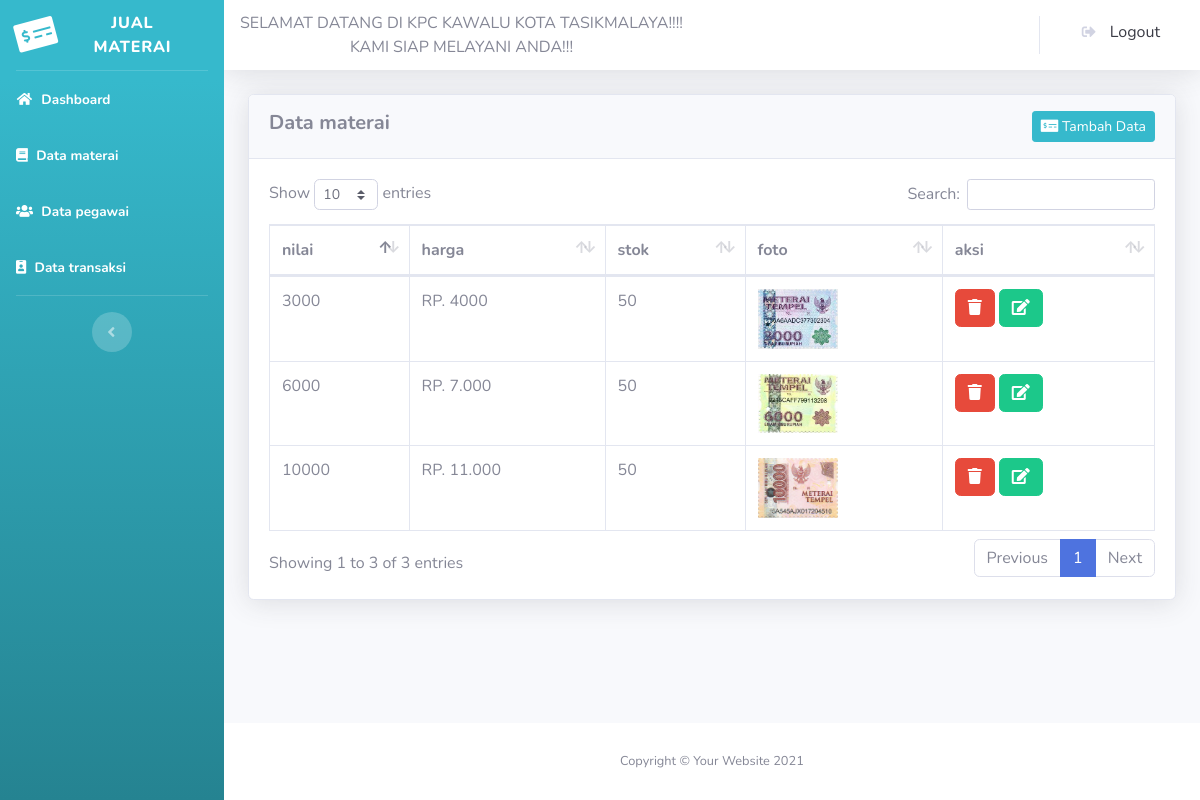
Page /index.php/materai on the committed database.
### tables this page shows
CREATE TABLE `materai` (
  `id` int(11) NOT NULL,
  `nilai` varchar(100) NOT NULL,
  `harga` varchar(150) NOT NULL,
  `stok` int(50) NOT NULL,
  `foto` varchar(500) NOT NULL
);

### application/controllers/materai.php (called while the page is built, shortened)
<?php
class Materai extends CI_Controller {
    public function __construct(){
        $this->load->model('M_materai');
    }
	public function index()
	{
        $data['materai'] = $this->M_materai->datamaterai();
		$this->load->view('template/header');
		$this->load->view('materai/data_materai',$data);
		$this->load->view('template/footer');
	}
}

### index.php (called while the page is built, shortened)
<?php
require_once BASEPATH.'core/CodeIgniter.php';

### application/models/M_materai.php (called while the page is built, shortened)
<?php
class M_materai extends CI_Model {
    function datamaterai()
    {
        return $this->db->get('materai')->result();
    }
}

### application/views/materai/data_materai.php (the view, shortened to what this page needs)
<!DOCTYPE html>
 <html lang="en">
 <head>
 </head>
 <body>
 <div class="container-fluid">
<div class="card shadow mb-4">
    <div class="card-header py-3">
        <h5 class="m-0 font-weight-bold text-black">Data materai
        <a href="<?=base_url('materai/tambah_data')?>"class="btn btn-sm
            btn-info  float-right">
                <i class="fas fa-money-check-alt"></i>
                 Tambah Data
            </a>
        </h5>
    </div>
    <div class="card-body">
        <div class="table-responsive">
            <table class="table table-bordered" id="dataTable" width="100%" cellspacing="0">
                <thead>
                    <tr>
                        <th>nilai</th>
                        <th>harga</th>
                        <th>stok</th>
                        <th>foto</th>
                        <th>aksi</th>
                    </tr>
                </thead>
                <tbody>
                    <?php foreach($materai as $mt): ?>
                    <tr>
                        <td><?=$mt->nilai?></td>
                        <td><?="RP. ".$mt->harga?></td>
                        <td><?=$mt->stok?></td>
                        <td><img src="<?= base_url('foto/').$mt->foto;?>"width="80px"></td>
                        <td>
                          <a href="<?=base_url("materai/hapus_materai/".$mt->id)?>" class="btn btn-danger"><i class="fa fa-trash"></i></a>
                          <a href="<?=base_url("materai/edit_materai/".$mt->id)?>" class="btn btn-success"><i class="fa fa-edit"></i></a>
                        </td>
                    </tr>
                    <?php endforeach; ?>
                </tbody>
            </table>
        </div>
    </div>
</div>
</div>
</body>
 </html>

### application/views/template/header.php (shortened to what this page needs)
<!DOCTYPE html>
<html lang="en">
<head>
    <link href="<?=base_url('template/')?>vendor/fontawesome-free/css/all.min.css" rel="stylesheet" type="text/css">
    <link href="<?=base_url('template/')?>css/sb-admin-2.min.css" rel="stylesheet">
    <link href="<?=base_url('template/')?>vendor/datatables/dataTables.bootstrap4.min.css" rel="stylesheet">
</head>
<body id="page-top">
    <div id="wrapper">
        <ul class="navbar-nav bg-gradient-info sidebar sidebar-dark accordion" id="accordionSidebar">
            <a class="sidebar-brand d-flex align-items-center justify-content-center">
                <div class="sidebar-brand-icon rotate-n-15">
                <i class="fa fa-money-check-alt"></i>
                </div>
                <div class="sidebar-brand-text mx-3">Jual materai</div>
            </a>
            <hr class="sidebar-divider my-0">
            <li class="nav-item active">
                <a class="nav-link" href="<?=base_url('Admin') ?>">
                    <i class="fas fa-fw fa-home"></i>
                    <span>Dashboard</span></a>
            </li>
            <li class="nav-item active">
                <a class="nav-link" href="<?=base_url('Materai') ?>">
                    <i class="fa fa-book"></i>
                    <span>Data materai</span></a>
            </li>
            <li class="nav-item active">
                <a class="nav-link" href="<?=base_url('Pegawai') ?>">
                    <i class="fa fa-users"></i>
                    <span>Data pegawai</span></a>
            </li>
             <li class="nav-item active">
                <a class="nav-link" href="<?=base_url('Transaksi') ?>">
                    <i class="fa fa-id-badge"></i>
                    <span>Data transaksi</span></a>
            </li>
            <hr class="sidebar-divider d-none d-md-block">
            <div class="text-center d-none d-md-inline">
                <button class="rounded-circle border-0" id="sidebarToggle"></button>
            </div>
        </ul>
        <div id="content-wrapper" class="d-flex flex-column">
            <div id="content">
                <nav class="navbar navbar-expand navbar-light bg-white topbar mb-4 static-top shadow">
    <body>
      <marquee bgcolor = '00ffff'<font size ="10">SELAMAT DATANG DI KPC KAWALU KOTA TASIKMALAYA!!!!</font>
      <br /><center> KAMI SIAP MELAYANI ANDA!!!</center> </marquee>
   </body>
                    <ul class="navbar-nav ml-auto">
                                <a class="dropdown-item" href="#" data-toggle="modal" data-target="#logoutModal">
                                    <i class="fas fa-sign-out-alt fa-sm fa-fw mr-2 text-gray-400"></i>
                                    Logout
                                </a>
                </nav>

### application/views/template/footer.php (shortened to what this page needs)
            </div>
            <footer class="sticky-footer bg-white">
                <div class="container my-auto">
                    <div class="copyright text-center my-auto">
                        <span>Copyright &copy; Your Website 2021</span>
                    </div>
                </div>
            </footer>
        </div>
    </div>
</body>
</html>

### rows in the picture
materai: nilai "10000", harga "11.000", stok "50", foto (picture)
materai: nilai "6000", harga "7.000", stok "50", foto (picture)
materai: nilai "3000", harga "4000", stok "50", foto (picture)
